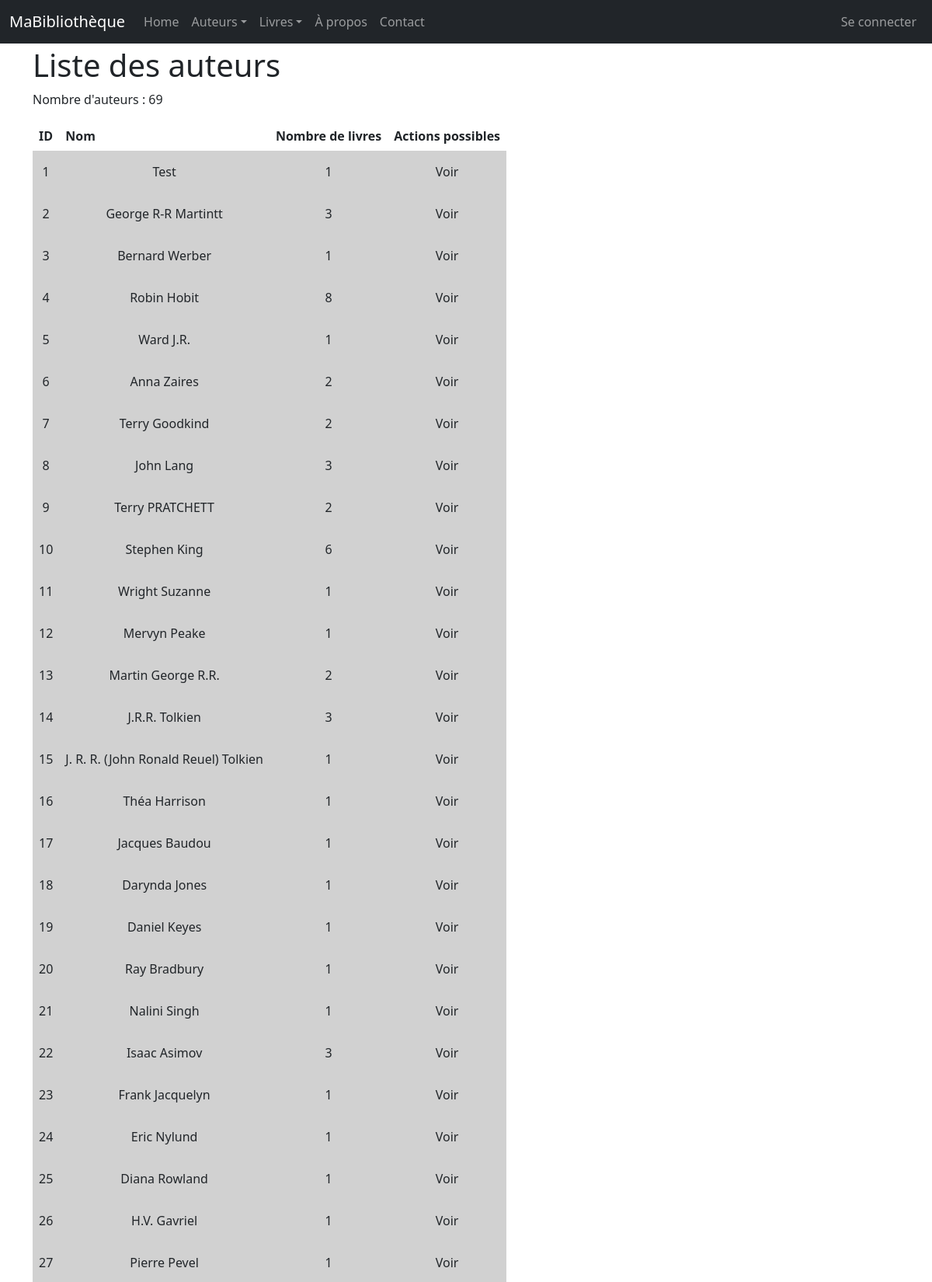
The page /auteurs/ (upper part) on the database its author committed.
### monApp/models.py (models this page shows, shortened)
class Auteur(db.Model):
    idA = db.Column(db.Integer, primary_key=True)
    Nom = db.Column(db.String(100))

### monApp/views.py (the view)
@app.route('/auteurs/')
def getAuteurs():
    lesAuteurs = Auteur.query.all()
    return render_template('auteurs_list.html', title="R3.01 Dev Web avec Flask", auteurs=lesAuteurs)

### monApp/templates/auteurs_list.html (shortened to what this page needs)
{% extends "base.html" %}
{% block main %}
    <h1>Liste des auteurs</h1>
    <p>Nombre d'auteurs : {{ auteurs|length }}</p>
    <table>
        <thead>
            <tr>
                <th>ID</th>
                <th>Nom</th>
                <th>Nombre de livres</th>
                <th>Actions possibles</th>
            </tr>
        </thead>
        <tbody>
        {% for unAuteur in auteurs %}
            <tr>
                <td>{{ unAuteur.idA }}</td>
                <td>{{ unAuteur.Nom }}</td>
                <td>{{ unAuteur.livres.count() }}</td>
                <td>
                <div class="task-controls">
                <a href="{{ url_for('viewAuteur', idA=unAuteur.idA) }}" class="btn btn-nfo">Voir </a>
                </div>
                </td>
            </tr>
        {% endfor %}
        </tbody>
    </table>
{% endblock %}

### monApp/static/style.css (style rules this page uses)
h1 { color : red; }
tbody { background-color: rgb(209, 209, 209); }
td, th { padding: 0.5em; text-align: center; border-collapse:initial; border: thin solid black; }

### rows shown on the page
Auteur: idA "1", Nom "Test", livres.count "1"
Auteur: idA "2", Nom "George R-R Martintt", livres.count "3"
Auteur: idA "3", Nom "Bernard Werber", livres.count "1"
Auteur: idA "4", Nom "Robin Hobit", livres.count "8"
Auteur: idA "5", Nom "Ward J.R.", livres.count "1"
Auteur: idA "6", Nom "Anna Zaires", livres.count "2"
Auteur: idA "7", Nom "Terry Goodkind", livres.count "2"
Auteur: idA "8", Nom "John Lang", livres.count "3"
Auteur: idA "9", Nom "Terry PRATCHETT", livres.count "2"
Auteur: idA "10", Nom "Stephen King", livres.count "6"
Auteur: idA "11", Nom "Wright Suzanne", livres.count "1"
Auteur: idA "12", Nom "Mervyn Peake", livres.count "1"
Auteur: idA "13", Nom "Martin George R.R.", livres.count "2"
Auteur: idA "14", Nom "J.R.R. Tolkien", livres.count "3"
Auteur: idA "15", Nom "J. R. R. (John Ronald Reuel) Tolkien", livres.count "1"
Auteur: idA "16", Nom "Théa Harrison", livres.count "1"
Auteur: idA "17", Nom "Jacques Baudou", livres.count "1"
Auteur: idA "18", Nom "Darynda Jones", livres.count "1"
Auteur: idA "19", Nom "Daniel Keyes", livres.count "1"
Auteur: idA "20", Nom "Ray Bradbury", livres.count "1"
Auteur: idA "21", Nom "Nalini Singh", livres.count "1"
Auteur: idA "22", Nom "Isaac Asimov", livres.count "3"
Auteur: idA "23", Nom "Frank Jacquelyn", livres.count "1"
Auteur: idA "24", Nom "Eric Nylund", livres.count "1"
Auteur: idA "25", Nom "Diana Rowland", livres.count "1"
Auteur: idA "26", Nom "H.V. Gavriel", livres.count "1"
Auteur: idA "27", Nom "Pierre Pevel", livres.count "1"

### other values the page prints
{{ auteurs|length }} "69"
